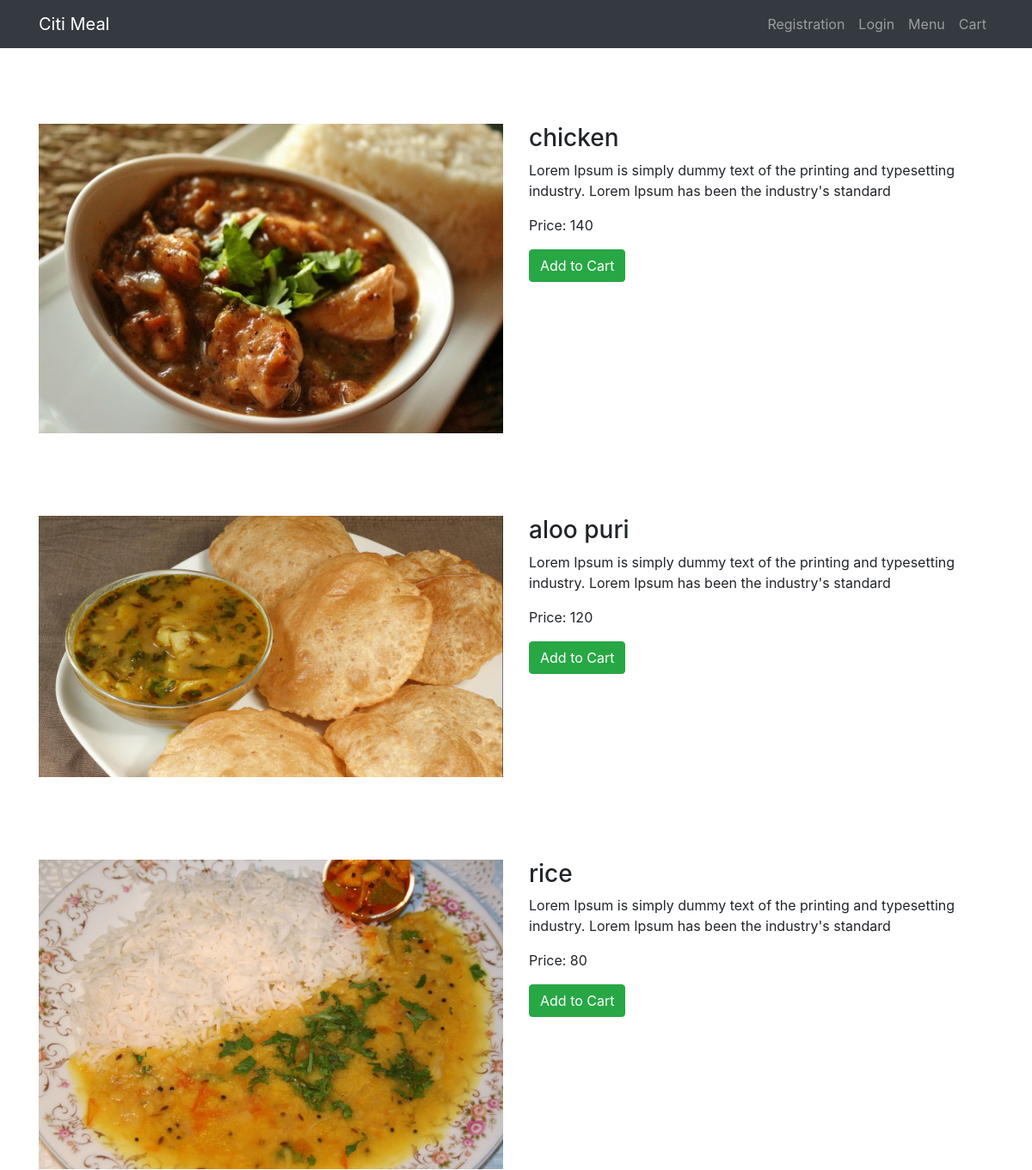
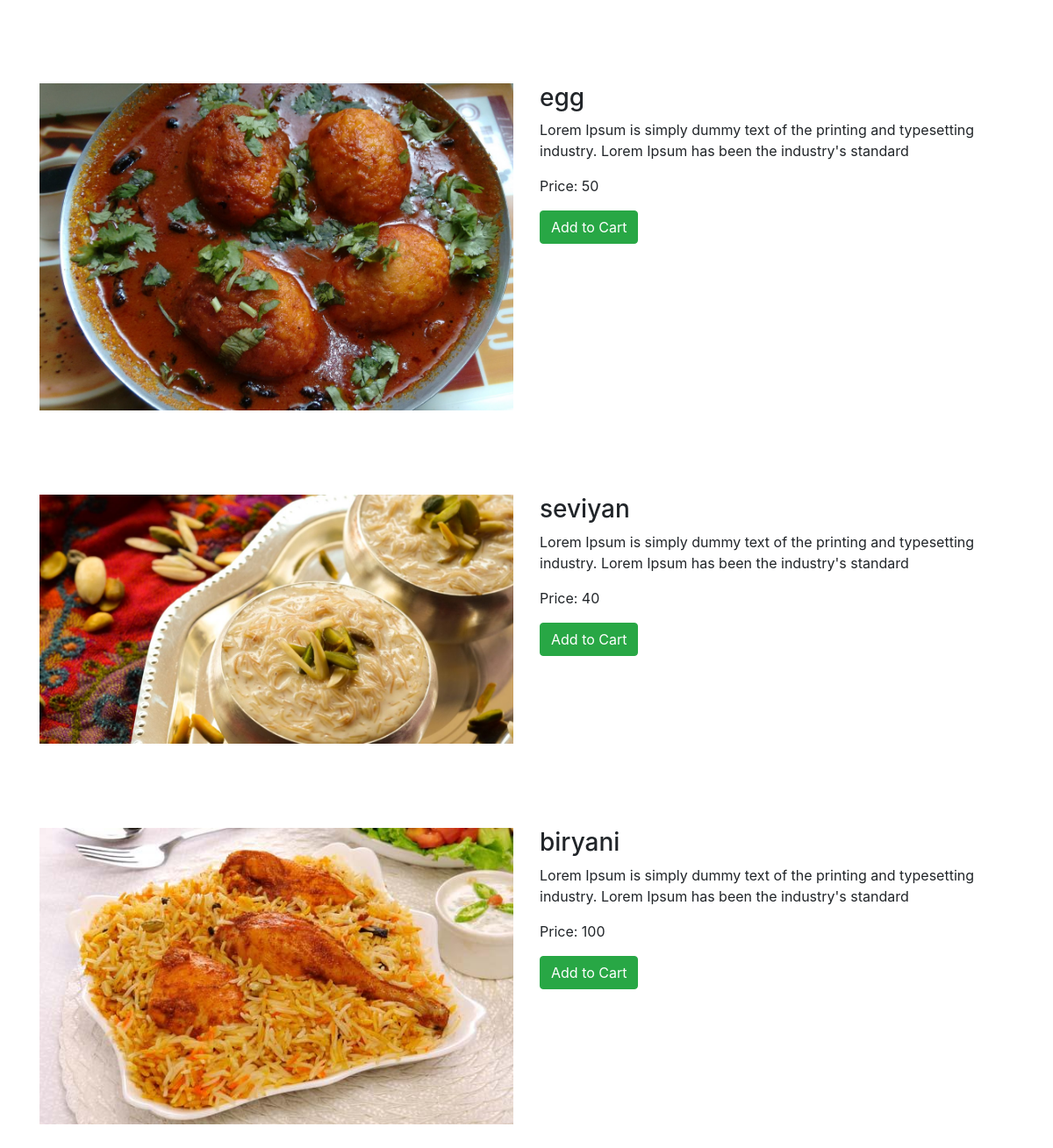
The page /item/ on the database its author committed (2 pictures, top to bottom).
### citimeal/models.py (models this page shows, shortened)
class Item(models.Model):
    item_id    = models.CharField(max_length=120)
    item_name  = models.CharField(max_length=120, null=True, blank=True)
    description = models.CharField(max_length=120)
    image      = models.ImageField(upload_to="items/", null=True, blank=True)
    price      = models.IntegerField(null=True)
    active     = models.BooleanField(default=True)
    timestamp  = models.DateTimeField(auto_now=False, auto_now_add=True)

### citimeal/views.py (the view)
# urls.py: url(r'^item/', item_page, name='item'),
def item_page(request):
    items = Item.objects.all()
    context = {
        'items' : items
    }
    return render(request, "item.html", context)

### templates/item.html (shortened to what this page needs)
{% extends "base.html" %}
{% block content %}
<div class="container">
  <form method='POST' action='{% url "update" %}'>
    {% for item in items %}
      <div class="row py-5">
        <div class="col-md-6">
          <img src="{{ item.image.url }}" class="img-fluid"><br>
        </div>
        <div class="col-md-6 col-sm-12">
          <h3>{{ item.item_name }}</h3>
          <p>{{ item.description }}</p>
          <p>Price: {{ item.price }}</p>
          <button type="submit" name='item_name' value='{{ item.item_name }}' class="btn btn-success">Add to Cart</button>
        </div>
      </div>
    {% endfor %}
  </form>
</div>
{% endblock %}

### templates/base.html (shortened to what this page needs)
<!doctype html>
<html lang="en">
  <head>
    <link rel="stylesheet" href="https://maxcdn.bootstrapcdn.com/bootstrap/4.0.0/css/bootstrap.min.css">
  </head>
  <body>
    <nav class="navbar navbar-expand-lg navbar-dark bg-dark fixed-top">
      <div class="container">
        <a class="navbar-brand" href="/">Citi Meal</a>
        <div class="collapse navbar-collapse" id="navbarResponsive">
          <ul class="navbar-nav ml-auto">
            {% if request.user.is_authenticated %}
            <li class="nav-item dropdown">
              <a class="nav-link dropdown-toggle" href="/" id="navbarDropdown" role="button" data-toggle="dropdown" aria-haspopup="true" aria-expanded="false">
                {{ request.user }}
              </a>
              <div class="dropdown-menu" aria-labelledby="navbarDropdown">
                <a class="dropdown-item" href="/profile/">Profile</a>
                <a class="dropdown-item" href="/logout/">Logout</a>
              </div>
            </li>
            {% else %}
            <li class="nav-item">
              <a class="nav-link" href="/register/">Registration</a>
            </li>
            <li class="nav-item">
              <a class="nav-link" href="/login/">Login</a>
            </li>
            {% endif %}
            <li class="nav-item">
              <a class="nav-link" href="/item/">Menu</a>
            </li>
            <li class="nav-item">
              <a class="nav-link" href="/cart/">Cart</a>
            </li>
          </ul>
        </div>
      </div>
    </nav>
    <div class="col py-5">
    </div>
    {% block content %}{% endblock %}
  </body>
</html>

### rows shown on the page
Item: image (picture), item_name "chicken", description "Lorem Ipsum is simply dummy text of the printing and typesetting industry. Lorem Ipsum has been the industry's standard", price "140"
Item: image (picture), item_name "aloo puri", description "Lorem Ipsum is simply dummy text of the printing and typesetting industry. Lorem Ipsum has been the industry's standard", price "120"
Item: image (picture), item_name "rice", description "Lorem Ipsum is simply dummy text of the printing and typesetting industry. Lorem Ipsum has been the industry's standard", price "80"
Item: image (picture), item_name "egg", description "Lorem Ipsum is simply dummy text of the printing and typesetting industry. Lorem Ipsum has been the industry's standard", price "50"
Item: image (picture), item_name "seviyan", description "Lorem Ipsum is simply dummy text of the printing and typesetting industry. Lorem Ipsum has been the industry's standard", price "40"
Item: image (picture), item_name "biryani", description "Lorem Ipsum is simply dummy text of the printing and typesetting industry. Lorem Ipsum has been the industry's standard", price "100"
